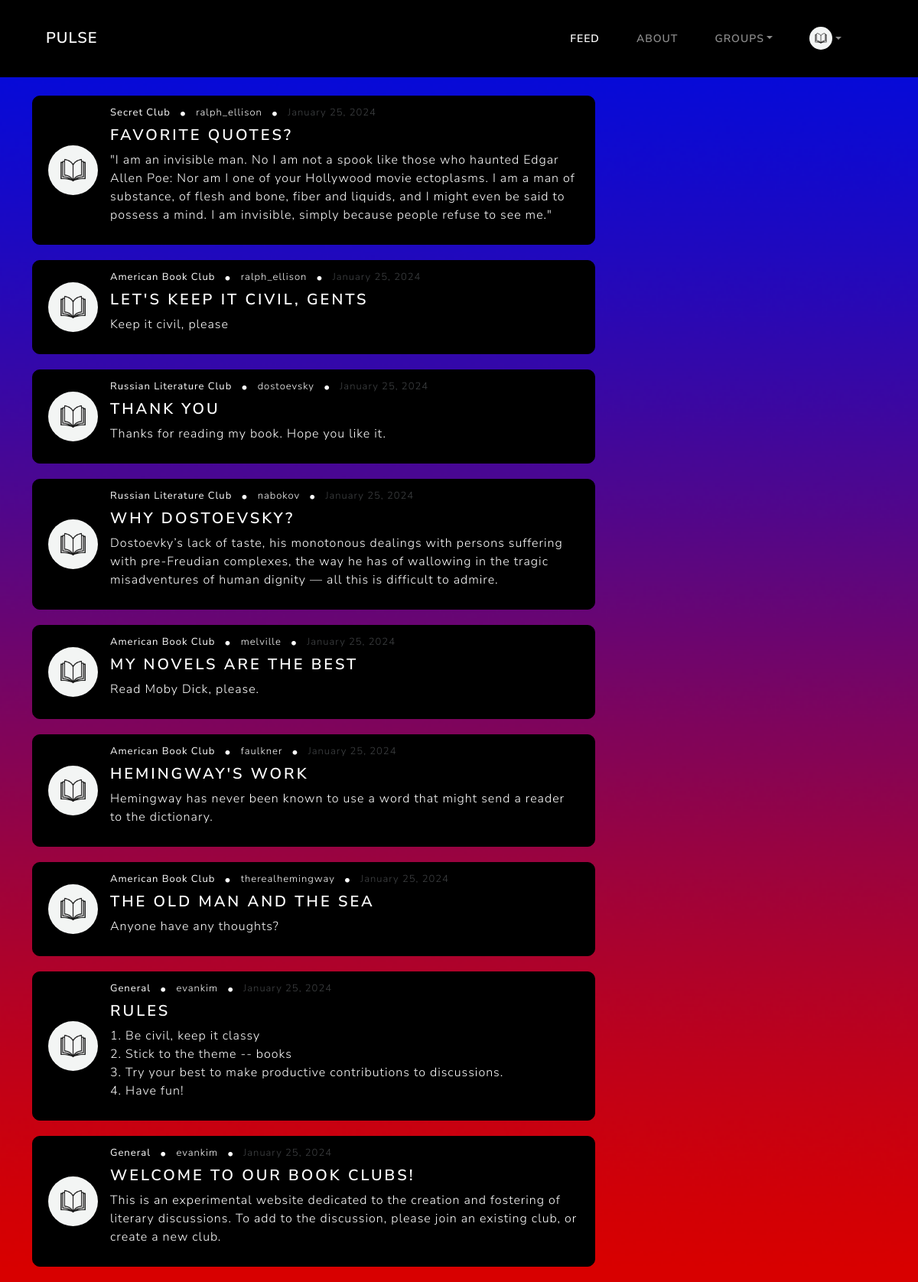
The app's page / (signed in) with its own data.
### users/models.py (models this page shows, shortened)
class Profile(models.Model):
    user = models.OneToOneField(User, on_delete=models.CASCADE)
    image = models.ImageField(default='profile_pics/default-icon_RTHxOC0.jpg', upload_to='profile_pics')
    bio = models.TextField(default="There isn't much here...", blank=True)
    club = models.ManyToManyField(Club)

### blog/models.py (models this page shows, shortened)
class Post(models.Model):
    title = models.CharField(max_length=100)
    content = models.TextField()
    date_posted = models.DateTimeField(default=timezone.now) #pass in the actual function, not the executed function
    author = models.ForeignKey(User, on_delete=models.CASCADE)
    club = models.ForeignKey(Club, on_delete=models.CASCADE, default=1)
    class Meta:
        ordering = ['-date_posted']

class Club(models.Model):
    name = models.CharField(max_length=100)
    description = models.CharField(max_length=500, null=True)
    banner = models.ImageField(default='profile_pics/default-club_iFCZdbI.jpg', upload_to='profile_pics')
    owner = models.ForeignKey(User, on_delete=models.CASCADE, null=True)

### blog/views.py (the view)
# urls.py: path('', views.home, name='blog-home'),
def home(request):
    club = get_object_or_404(Club, pk=8)
    context = {
        'posts': Post.objects.all(),
        'members': User.objects.all(),
        'club':club,
        'is_member':True,
        'active_page': 'home',
    }
    return render(request, 'blog/home.html', context)

### blog/templates/blog/home.html
{% extends "blog/base.html" %}
{% block content %}
    {% if user.is_authenticated %}
        {% for post in posts %}
            <article class="content-section d-flex align-items-center" data-url="{% url 'post-detail' post.id %}">
                <a href="{% url 'club-home' pk=post.club.pk %}">
                    <img class="rounded-circle article-img mr-3" src="{{ post.club.banner.url }}" alt="{{ post.club.name }}">
                </a>
                <div class="media-body">
                    <div class="d-flex align-items-center article-metadata">
                        <a class="article-metadata-content" href="{% url 'club-home' pk=post.club.pk %}"><b>{{ post.club.name }}</b></a> •
                        <a class="article-metadata-content" href="{% url 'profile-with-pk' pk=post.author.id %}">{{ post.author }}</a> •
                        <small class="text-muted article-metadata-content">{{ post.date_posted|date:"F d, Y" }}</small>
                    </div>
                    <h4><a class="article-title" href="{% url 'post-detail' post.id %}">{{ post.title }}</a></h4>
                    <p class="article-content">{{ post.content }}</p>
                </div>
            </article>
        {% endfor %}
    {% else %}
        <div class="content-section">
            <h5>To view Pulse, please <a href="{% url 'login' %}">login</a> or <a href="{% url 'register' %}">register</a> an account</h5>
        </div>
    {% endif %}
{% endblock content %}

### blog/templates/blog/base.html (shortened to what this page needs)
{% load static %}
<!DOCTYPE html>
<html>
<head>
    <link href="https://cdn.jsdelivr.net/npm/bootstrap@5.3.3/dist/css/bootstrap.min.css" rel="stylesheet">
    <link rel="stylesheet" type="text/css" href="https://bootswatch.com/5/lux/bootstrap.min.css">
    <link rel="stylesheet" type="text/css" href="{% static 'blog/main.css' %}">
</head>
<body>
  <header class="site-header">
    <nav class="navbar navbar-expand-md navbar-dark bg-black fixed-top px-5" data-bs-theme="dark">
      <div class="container-fluid d-flex align-items-center">
        <a class="navbar-brand" href="{% url 'blog-home' %}">Pulse</a>
        <div class="d-flex align-items-center ms-auto">
          <ul class="navbar-nav d-flex align-items-center">
            <li class="nav-item">
              <a class="nav-link {% if active_page == 'home' %}active{% endif %}" href="{% url 'blog-home' %}">Feed
              </a>
            </li>
            <li class="nav-item">
              <a class="nav-link {% if active_page == 'about' %}active{% endif %}" href="{% url 'blog-about' %}">About</a>
            </li>
            {% if user.is_authenticated %}
              <li class="nav-item dropdown">
                <a class="nav-link dropdown-toggle {% if active_page == 'groups' %}active{% endif %}" data-bs-toggle="dropdown" href="#" role="button" aria-haspopup="true" aria-expanded="false">Groups</a>
              </li>
              <li class="nav-item dropdown d-flex align-items-center">
                <a class="nav-link dropdown-toggle d-flex align-items-center {% if active_page == 'profile' %}active{% endif %}" data-bs-toggle="dropdown" href="#" role="button" aria-haspopup="true" aria-expanded="false">
                  <img class="rounded-circle nav-img" src="{{ user.profile.image.url }}" alt="Profile Image" style="height:30px; width:30px; object-fit:cover; vertical-align:middle;">
                </a>
              </li>
            {% endif %}
          </ul>
        </div>
      </div>
    </nav>
  </header>
    <main role="main" class="container">
        <div class="row">
          <div class="col-md-8">
            {% block content %}{% endblock %}
          </div>
        </div>
    </main>
</body>
</html>

### staticfiles/blog/main.css (style rules this page uses)
body { background: #fafafa; color: #333333; margin-top: 5rem; padding-top: 45px; }
h1, h2, h3, h4, h5, h6 { color: #ffffff; }
ul { margin: 0; }
.content-section { background: #000000; padding: 10px 20px; border: 1px solid #000000; border-radius: 10px; margin-bottom: 20px; position: relative; overflow: hidden; transition: all 0.3s ease; cursor:pointer; }
.content-section::before { content: ''; position: absolute; top: 0; left: 0; right: 0; bottom: 0; background-color: rgba(81, 81, 81, 0.15); opacity: 0; z-index: 1; }
.content-section > * { position: relative; z-index: 2; }
.article-title { color: #ffffff; text-decoration: none; }
.article-content { white-space: pre-line; color:white; }
.article-img { height: 65px; width: 65px; margin-right: 16px; }
.nav-img { height: 30px; width: 30px; }
.article-metadata { text-decoration: none; color: rgb(255, 255, 255); display: flex; align-items: center; gap: 0.75rem; padding-bottom: 1px; margin-bottom: 4px; }
.article-metadata-content { text-decoration: none; font-size: 13px; color:white; }

### records on screen
Post: club.banner (placeholder picture), club.name "Secret Club", author "ralph_ellison", date_posted "January 25, 2024", title "FAVORITE QUOTES?", content "\"I am an invisible man. No I am not a spook like those who haunted Edgar Allen Poe: Nor am I one of your Hollywood movie ectoplasms. I am a man of substance, of flesh and bone, fiber and liquids, and I might even be said to possess a mind. I am invisible, simply because people refuse to see me.\""
Post: club.banner (placeholder picture), club.name "American Book Club", author "ralph_ellison", date_posted "January 25, 2024", title "LET'S KEEP IT CIVIL, GENTS", content "Keep it civil, please"
Post: club.banner (placeholder picture), club.name "Russian Literature Club", author "dostoevsky", date_posted "January 25, 2024", title "THANK YOU", content "Thanks for reading my book. Hope you like it."
Post: club.banner (placeholder picture), club.name "Russian Literature Club", author "nabokov", date_posted "January 25, 2024", title "WHY DOSTOEVSKY?", content "Dostoevky’s lack of taste, his monotonous dealings with persons suffering with pre-Freudian complexes, the way he has of wallowing in the tragic misadventures of human dignity — all this is difficult to admire."
Post: club.banner (placeholder picture), club.name "American Book Club", author "melville", date_posted "January 25, 2024", title "MY NOVELS ARE THE BEST", content "Read Moby Dick, please."
Post: club.banner (placeholder picture), club.name "American Book Club", author "faulkner", date_posted "January 25, 2024", title "HEMINGWAY'S WORK", content "Hemingway has never been known to use a word that might send a reader to the dictionary."
Post: club.banner (placeholder picture), club.name "American Book Club", author "therealhemingway", date_posted "January 25, 2024", title "THE OLD MAN AND THE SEA", content "Anyone have any thoughts?"
Post: club.banner (placeholder picture), club.name "General", author "evankim", date_posted "January 25, 2024", title "RULES", content "1. Be civil, keep it classy 2. Stick to the theme -- books 3. Try your best to make productive contributions to discussions. 4. Have fun!"
Post: club.banner (placeholder picture), club.name "General", author "evankim", date_posted "January 25, 2024", title "WELCOME TO OUR BOOK CLUBS!", content "This is an experimental website dedicated to the creation and fostering of literary discussions. To add to the discussion, please join an existing club, or create a new club."
